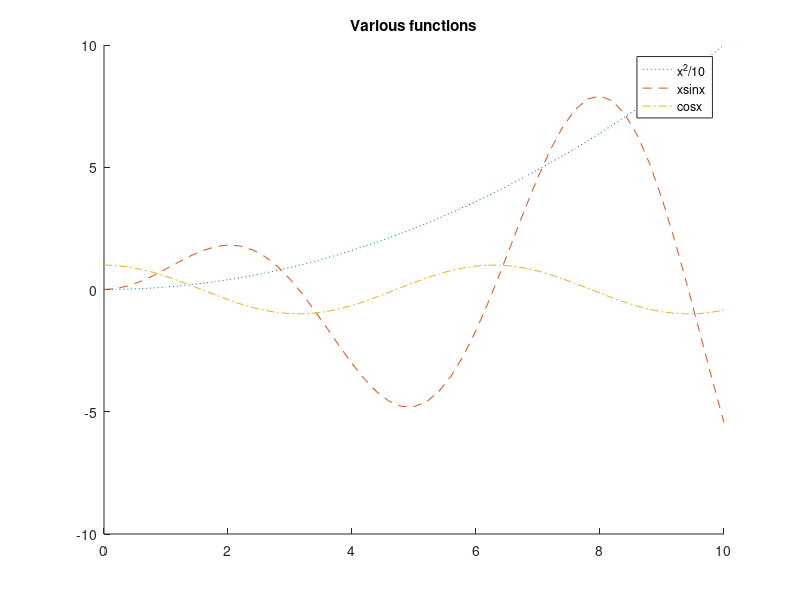

Source code (MATLAB):
clear all
clc
clf


% 1.
A = [1 0 -2; 2 1 3; 0 1 0];
B = [2 1 1; 1 0 -1; 1 1 0];

C = A - B;
D = A * B;
E = A .* B;

disp(E)


% 2.
X = 0:0.2:10;
Y1 = (X .^ 2) / 10;
Y2 = X .* sin(X);
Y3 = cos(X);

hold on
plot(X, Y1, ":");
title('Various functions')
plot(X, Y2, "--");
plot(X, Y3, "-.");
legend("x^2/10", "xsinx", "cosx")